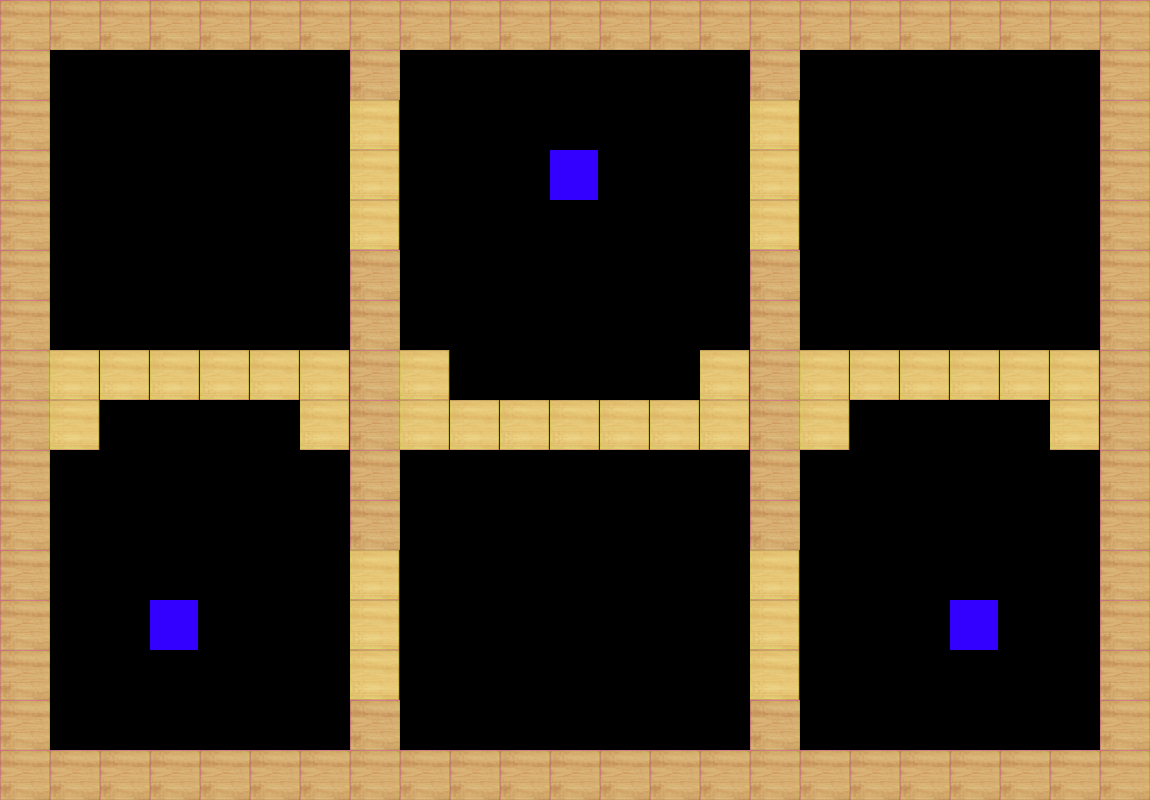

Rendered tile map (Tiled .tmx) drawn with the repository's tilesets; below, a short description and the full map source, tile grids included:
An orthogonal 23x16 tile map with 50x50 px tiles, 1 tile layer (Calque de Tuiles 1).

<map version="1.10" tiledversion="1.11.0" orientation="orthogonal" renderorder="right-down" width="23" height="16" tilewidth="50" tileheight="50" infinite="0" nextlayerid="2" nextobjectid="1">
 <editorsettings>
  <export target="4Joueurs-Niveau5.json" format="json" />
 </editorsettings>
 <tileset firstgid="1" source="wii tanks.tsx" />
 <layer id="1" name="Calque de Tuiles 1" width="23" height="16">
  <data encoding="csv">
1,1,1,1,1,1,1,1,1,1,1,1,1,1,1,1,1,1,1,1,1,1,1,
1,10,10,10,10,10,10,1,10,10,10,10,10,10,10,1,10,10,10,10,10,10,1,
1,10,10,10,10,10,10,2,10,10,10,10,10,10,10,2,10,10,10,10,10,10,1,
1,10,10,10,10,10,10,2,10,10,10,3,10,10,10,2,10,10,10,10,10,10,1,
1,10,10,10,10,10,10,2,10,10,10,10,10,10,10,2,10,10,10,10,10,10,1,
1,10,10,10,10,10,10,1,10,10,10,10,10,10,10,1,10,10,10,10,10,10,1,
1,10,10,10,10,10,10,1,10,10,10,10,10,10,10,1,10,10,10,10,10,10,1,
1,2,2,2,2,2,2,1,2,10,10,10,10,10,2,1,2,2,2,2,2,2,1,
1,2,10,10,10,10,2,1,2,2,2,2,2,2,2,1,2,10,10,10,10,2,1,
1,10,10,10,10,10,10,1,10,10,10,10,10,10,10,1,10,10,10,10,10,10,1,
1,10,10,10,10,10,10,1,10,10,10,10,10,10,10,1,10,10,10,10,10,10,1,
1,10,10,10,10,10,10,2,10,10,10,10,10,10,10,2,10,10,10,10,10,10,1,
1,10,10,3,10,10,10,2,10,10,10,10,10,10,10,2,10,10,10,3,10,10,1,
1,10,10,10,10,10,10,2,10,10,10,10,10,10,10,2,10,10,10,10,10,10,1,
1,10,10,10,10,10,10,1,10,10,10,10,10,10,10,1,10,10,10,10,10,10,1,
1,1,1,1,1,1,1,1,1,1,1,1,1,1,1,1,1,1,1,1,1,1,1
</data>
 </layer>
</map>
